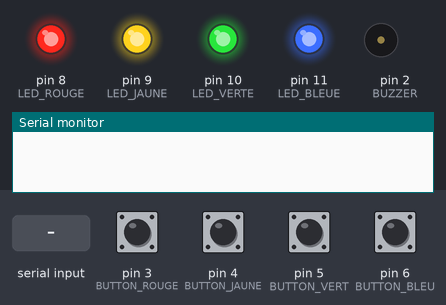
This sketch was run on a simulated Arduino Uno, built with avr-gcc and run on an emulated ATmega328P. On the bench: output pins drawn as LEDs (lit = HIGH), buzzer (waves = sounding), the last lines printed to the serial monitor. Inputs (shaded band) come from the test bench; at power-on: pin 3 (BUTTON_ROUGE), pin 4 (BUTTON_JAUNE), pin 5 (BUTTON_VERT), pin 6 (BUTTON_BLEU) HIGH. Random numbers use the default seed unless the sketch sets one.

Above: at 0.3 s.
At 6.2 s:
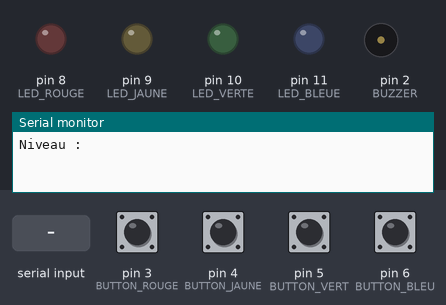
6.3 s: "90,45\n" received over Serial
At 6.4 s:
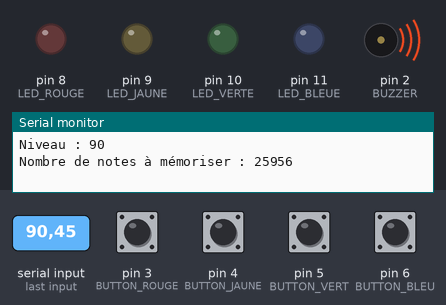
Timing chart, 0 to 15.3 s (numbered marks = the images above; inputs shaded):
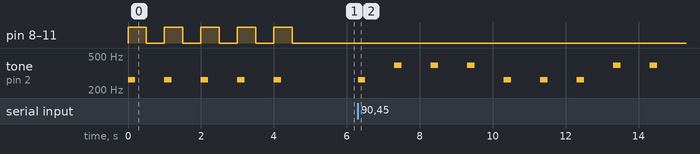

Measured:
- after the input at 6.3 s, tone on pin 2 (BUZZER): plays 262 Hz for 0.20 s, 392 Hz for 0.20 s, 392 Hz for 0.20 s, 392 Hz for 0.20 s, 262 Hz for 0.20 s, 262 Hz for 0.20 s … (9 notes in this stretch), starting at once

The sketch:

jeu_simon.ino
```cpp
#include "setup.h"
#include "led.h"
#include "jeu.h"


void setup() {
  setup_config();

}

void loop() {
  lancer_jeu();
}
```

jeu.cpp
```cpp
#include "WString.h"
#include "HardwareSerial.h"
#include "setup.h"
#include "jeu.h"

int notes_niveaux[4] = {
  NB_NOTES_NIVEAU_1,
  NB_NOTES_NIVEAU_2,
  NB_NOTES_NIVEAU_3,
  NB_NOTES_NIVEAU_4
};

int niveau_courant, score = 0;

bool jeu(int niveau) {
  int index = niveau - 1; // tableau commence à 0
  tour(notes_niveaux[index]);
  if (gagner_ou_perdu()) {
    notes_niveaux[index] += 1;
    return true;
  } else {
    // reset sur la valeur de départ
    if (niveau == 1) notes_niveaux[index] = NB_NOTES_NIVEAU_1;
    if (niveau == 2) notes_niveaux[index] = NB_NOTES_NIVEAU_2;
    if (niveau == 3) notes_niveaux[index] = NB_NOTES_NIVEAU_3;
    if (niveau == 4) notes_niveaux[index] = NB_NOTES_NIVEAU_4;
    return false;
  }
  delay(1000);
}


void tour(int nb_notes) {
  Serial.println("Nombre de notes à mémoriser : " + String(nb_notes));
  for(int i=0; i<nb_notes; i++)
    jouer_couleur();
  // Serial.println("Séquence jeu : " + sequence_jeu);
  Serial.println("A vous de jouer !");
  while(sequence_joueur.length() < sequence_jeu.length())
    tour_joueur();
  // Serial.println("Séquence joueur : " + sequence_joueur);
}

bool gagner_ou_perdu() {
  if(sequence_jeu == sequence_joueur) {
    Serial.println("Séquence correcte !");
    return true;
  }
  Serial.println("Séquence incorrecte.");
  return false;
}

String jouer_couleur() {
  int random_couleur = random(4);
    if(random_couleur == 0)
      rouge();
    else if (random_couleur == 1)
      jaune();
    else if (random_couleur == 2)
      vert();
    else
      bleu();
    return sequence_jeu += char('0' + random_couleur);
}


String tour_joueur() {
  // ROUGE
  int etat = digitalRead(BUTTON_ROUGE);
  if (etat == LOW && dernierEtatRouge == HIGH) { // transition
    rouge();
    sequence_joueur += '0';
    Serial.println("Appui ROUGE détecté");
  }
  dernierEtatRouge = etat;

  // JAUNE
  etat = digitalRead(BUTTON_JAUNE);
  if (etat == LOW && dernierEtatJaune == HIGH) {
    jaune();
    sequence_joueur += '1';
    Serial.println("Appui JAUNE détecté");
  }
  dernierEtatJaune = etat;

  // VERT
  etat = digitalRead(BUTTON_VERT);
  if (etat == LOW && dernierEtatVert == HIGH) {
    vert();
    sequence_joueur += '2';
    Serial.println("Appui VERT détecté");
  }
  dernierEtatVert = etat;

  // BLEU
  etat = digitalRead(BUTTON_BLEU);
  if (etat == LOW && dernierEtatBleu == HIGH) {
    bleu();
    sequence_joueur += '3';
    Serial.println("Appui BLEU détecté");
  }
  dernierEtatBleu = etat;

  return sequence_joueur;
}


void lancer_jeu() {
  // Si aucun niveau sélectionné -> demander au joueur
  if (niveau_courant == 0 && !demande) {
    Serial.print("Niveau : ");
    demande = true;
  }

  // Lire entrée utilisateur UNIQUEMENT si on doit choisir un niveau
  if (niveau_courant == 0 && Serial.available()) {
    char c = Serial.read();
    if (c == '\n' || c == '\r') {
      if (input.length() > 0) {
        niveau_courant = input.toInt(); // on mémorise le niveau choisi
        Serial.println(niveau_courant);
      }
      input = "";
      demande = false;
    } else {
      input += c;
    }
  }

  // Si un niveau est sélectionné -> on joue
  if (niveau_courant > 0) {
    bool resultat = jeu(niveau_courant);
    if (resultat) {
      score += 1;
      Serial.println("GAGNE ! Score : " + String(score));
    }
    else {
      // si perdu -> reset et on redemande
      niveau_courant = 0;
      score = 0;
      Serial.println("PERDU ! Score : " + String(score));
      animationPerdu();
    }
  }
  sequence_jeu = "";
  sequence_joueur = "";
}

void animationGagne() {
  for(int i=0; i<3; i++) {
    toutesLeds(1);
    delay(200);
    toutesLeds(0);
    delay(200);
  }
  tone(BUZZER, NOTE_C5, 1000);
}

void animationPerdu() {
  tone(BUZZER, NOTE_C4, DELAI_BUZZER);
  tone(BUZZER, NOTE_G4, DELAI_BUZZER);
  tone(BUZZER, NOTE_B5, DELAI_BUZZER);
  for(int i=0; i<5; i++) {
    toutesLeds(1);
    delay(200);
    toutesLeds(0);
    delay(200);
  }
  tone(BUZZER, NOTE_C5, 1000);
}
```

jeu.h
```cpp
#ifndef JEU_H
#define JEU_H

// --- HEADERS ---
#include "pitches.h"
#include "setup.h"
#include "led.h"
#include <Arduino.h>

// --- FONCTIONS ---
bool jeu(int niveau);
String jouer_couleur();
String tour_joueur();
void tour(int nb_notes);
bool gagner_ou_perdu();
void lancer_jeu();
void animationGagne();
void animationPerdu();

#endif
```

led.cpp
```cpp
#include "led.h"

void rouge() {
  digitalWrite(LED_ROUGE, HIGH);
  tone(BUZZER, NOTE_C4, DELAI_BUZZER); // DO
  digitalWrite(LED_ROUGE, LOW);
  delay(DELAI_NOTE);
}

void jaune() {
  digitalWrite(LED_JAUNE, HIGH);
  tone(BUZZER, NOTE_E4, DELAI_BUZZER); // MI
  digitalWrite(LED_JAUNE, LOW);
  delay(DELAI_NOTE);
}

void vert() {
  digitalWrite(LED_VERTE, HIGH);
  tone(BUZZER, NOTE_G4, DELAI_BUZZER); // SOL
  digitalWrite(LED_VERTE, LOW);
  delay(DELAI_NOTE);
}

void bleu() {
  digitalWrite(LED_BLEUE, HIGH);
  tone(BUZZER, NOTE_G4, DELAI_BUZZER); // SI
  digitalWrite(LED_BLEUE, LOW);
  delay(DELAI_NOTE);
}

void toutesLeds(int etat) {
  if(etat == 0) {
    digitalWrite(LED_ROUGE, LOW);
    digitalWrite(LED_JAUNE, LOW);
    digitalWrite(LED_VERTE, LOW);
    digitalWrite(LED_BLEUE, LOW);
  }
  else {
    digitalWrite(LED_ROUGE, HIGH);
    digitalWrite(LED_JAUNE, HIGH);
    digitalWrite(LED_VERTE, HIGH);
    digitalWrite(LED_BLEUE, HIGH);
  }
}
```

led.h
```cpp
#ifndef LED_H
#define LED_H

// --- HEADERS ---
#include "pitches.h"
#include "setup.h"
#include <Arduino.h>

// --- FONCTIONS ---
void rouge();
void jaune();
void vert();
void bleu();
void toutesLeds(int etat);

#endif
```

pitches.h
```cpp
/*************************************************

 * Public Constants

 *************************************************/

#define NOTE_B0  31
#define NOTE_C1  33
#define NOTE_CS1 35
#define NOTE_D1  37
#define NOTE_DS1 39
#define NOTE_E1  41
#define NOTE_F1  44
#define NOTE_FS1 46
#define NOTE_G1  49
#define NOTE_GS1 52
#define NOTE_A1  55
#define NOTE_AS1 58
#define NOTE_B1  62
#define NOTE_C2  65
#define NOTE_CS2 69
#define NOTE_D2  73
#define NOTE_DS2 78
#define NOTE_E2  82
#define NOTE_F2  87
#define NOTE_FS2 93
#define NOTE_G2  98
#define NOTE_GS2 104
#define NOTE_A2  110
#define NOTE_AS2 117
#define NOTE_B2  123
#define NOTE_C3  131
#define NOTE_CS3 139
#define NOTE_D3  147
#define NOTE_DS3 156
#define NOTE_E3  165
#define NOTE_F3  175
#define NOTE_FS3 185
#define NOTE_G3  196
#define NOTE_GS3 208
#define NOTE_A3  220
#define NOTE_AS3 233
#define NOTE_B3  247
#define NOTE_C4  262
#define NOTE_CS4 277
#define NOTE_D4  294
#define NOTE_DS4 311
#define NOTE_E4  330
#define NOTE_F4  349
#define NOTE_FS4 370
#define NOTE_G4  392
#define NOTE_GS4 415
#define NOTE_A4  440
#define NOTE_AS4 466
#define NOTE_B4  494
#define NOTE_C5  523
#define NOTE_CS5 554
#define NOTE_D5  587
#define NOTE_DS5 622
#define NOTE_E5  659
#define NOTE_F5  698
#define NOTE_FS5 740
#define NOTE_G5  784
#define NOTE_GS5 831
#define NOTE_A5  880
#define NOTE_AS5 932
#define NOTE_B5  988
#define NOTE_C6  1047
#define NOTE_CS6 1109
#define NOTE_D6  1175
#define NOTE_DS6 1245
#define NOTE_E6  1319
#define NOTE_F6  1397
#define NOTE_FS6 1480
#define NOTE_G6  1568
#define NOTE_GS6 1661
#define NOTE_A6  1760
#define NOTE_AS6 1865
#define NOTE_B6  1976
#define NOTE_C7  2093
#define NOTE_CS7 2217
#define NOTE_D7  2349
#define NOTE_DS7 2489
#define NOTE_E7  2637
#define NOTE_F7  2794
#define NOTE_FS7 2960
#define NOTE_G7  3136
#define NOTE_GS7 3322
#define NOTE_A7  3520
#define NOTE_AS7 3729
#define NOTE_B7  3951
#define NOTE_C8  4186
#define NOTE_CS8 4435
#define NOTE_D8  4699
#define NOTE_DS8 4978
```

setup.cpp
```cpp
#include "setup.h"

// --- DEFINITIONS DES VARIABLES GLOBALES ---
String input = "";
bool demande = false;
String sequence_jeu = "";
String sequence_joueur = "";
bool dernierEtatRouge = digitalRead(BUTTON_ROUGE);
bool dernierEtatJaune = digitalRead(BUTTON_JAUNE);
bool dernierEtatVert  = digitalRead(BUTTON_VERT);
bool dernierEtatBleu  = digitalRead(BUTTON_BLEU);

void setup_config() {
  // LEDS
  pinMode(LED_ROUGE, OUTPUT);
  pinMode(LED_JAUNE, OUTPUT);
  pinMode(LED_VERTE, OUTPUT);
  pinMode(LED_BLEUE, OUTPUT);
  // BUTTONS
  pinMode(BUTTON_ROUGE, INPUT_PULLUP);
  pinMode(BUTTON_JAUNE, INPUT_PULLUP);
  pinMode(BUTTON_VERT, INPUT_PULLUP);
  pinMode(BUTTON_BLEU, INPUT_PULLUP);
  // BUZZER
  pinMode(BUZZER, OUTPUT);
  tone(BUZZER, NOTE_C4, 200);
  // RANDOM
  randomSeed(analogRead(0));
  // TERMINAL SERIE
  Serial.begin(9600);
  // ANIMATION DEBUT
  animationDebut();
}

void boutonActiveLed(int bouton, int led) {
  int etatButton = digitalRead(bouton);
  if(etatButton == HIGH)
    digitalWrite(led, HIGH);
  else
   digitalWrite(led, LOW);
  delay(10);
}

void animationDebut() {
  for(int i=0; i<5; i++) {
    tone(BUZZER, NOTE_C4, 200);
    toutesLeds(1);
    delay(DELAI_ANIMATION);
    toutesLeds(0);
    delay(DELAI_ANIMATION);
  }
}
```

setup.h
```cpp
#ifndef SETUP_H
#define SETUP_H

// --- HEADERS ---
#include "pitches.h"
#include "led.h"
#include <Arduino.h>

// --- LEDS ---
#define LED_ROUGE 8
#define LED_JAUNE 9
#define LED_VERTE 10
#define LED_BLEUE 11

// --- BUTTONS ---
#define BUTTON_ROUGE 3
#define BUTTON_JAUNE 4
#define BUTTON_VERT 5
#define BUTTON_BLEU 6

// --- BUZZER ---
#define BUZZER 2

// --- DELAIS ---
#define DELAI_ANIMATION 500
#define DELAI_BUZZER 200
#define DELAI_NOTE 1000

// --- NOTES NIVEAU ---
#define NB_NOTES_NIVEAU_1 8
#define NB_NOTES_NIVEAU_2 14
#define NB_NOTES_NIVEAU_3 20
#define NB_NOTES_NIVEAU_4 31

// --- VARIABLES GLOBALES ---
extern String input;
extern bool demande;
extern String sequence_jeu;
extern String sequence_joueur;
extern bool dernierEtatRouge;
extern bool dernierEtatJaune;
extern bool dernierEtatVert;
extern bool dernierEtatBleu;

// --- FONCTIONS ---
void setup_config();
void boutonActiveLed(int bouton, int led);
void animationDebut();

#endif
```
